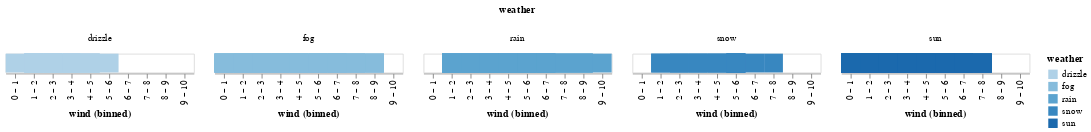
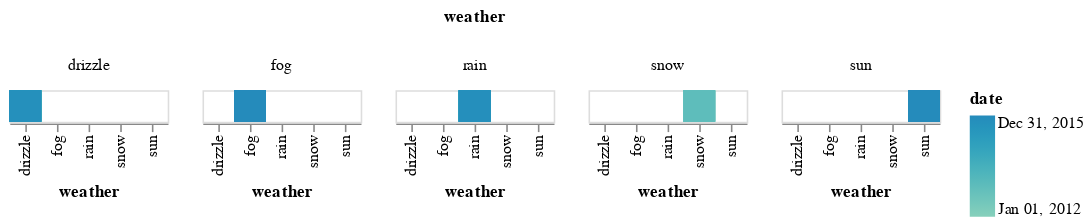

The notebook cell these images were saved under, in order:
### Code cell
weight = 0
display(Markdown(f"**Weight for `rect_color_facet` preference: {weight}**"))
updated_draco = draco_with_updated_kb(pref_weight=weight)
recommendations = rec_from_generated_spec(
    marks=["rect"],
    fields=["weather", "date"],
    encoding_channels=["color"],
    draco=updated_draco,
)
# display_debug_data(draco=updated_draco, specs=recommendations)

### Figure 1 — Vega-Lite specification as saved in the notebook (floating-point values rounded to 4 significant figures; data arrays with more than 128 entries replaced by an {"elided": "..."} marker saying what was removed)
{"config": {"view": {"continuousWidth": 130, "continuousHeight": 130}}, "data": {"name": "data-6881b3c76720a51ecae2e2fb5659aff4"}, "facet": {"column": {"field": "weather", "type": "ordinal"}}, "spec": {"mark": {"type": "rect"}, "encoding": {"color": {"field": "weather", "type": "ordinal"}, "x": {"bin": {"maxbins": 10}, "field": "wind", "type": "ordinal"}}}, "$schema": "https://vega.github.io/schema/vega-lite/v5.20.1.json", "datasets": {"data-6881b3c76720a51ecae2e2fb5659aff4": {"elided": "1461 records"}}}

### Figure 2 — Vega-Lite specification as saved in the notebook (floating-point values rounded to 4 significant figures; data arrays with more than 128 entries replaced by an {"elided": "..."} marker saying what was removed)
{"config": {"view": {"continuousWidth": 130, "continuousHeight": 130}}, "data": {"name": "data-6881b3c76720a51ecae2e2fb5659aff4"}, "facet": {"column": {"field": "weather", "type": "ordinal"}}, "spec": {"mark": {"type": "rect"}, "encoding": {"color": {"field": "date", "scale": {"type": "linear", "zero": true}, "type": "temporal"}, "x": {"field": "weather", "type": "ordinal"}}}, "$schema": "https://vega.github.io/schema/vega-lite/v5.20.1.json", "datasets": {"data-6881b3c76720a51ecae2e2fb5659aff4": {"elided": "1461 records"}}}
